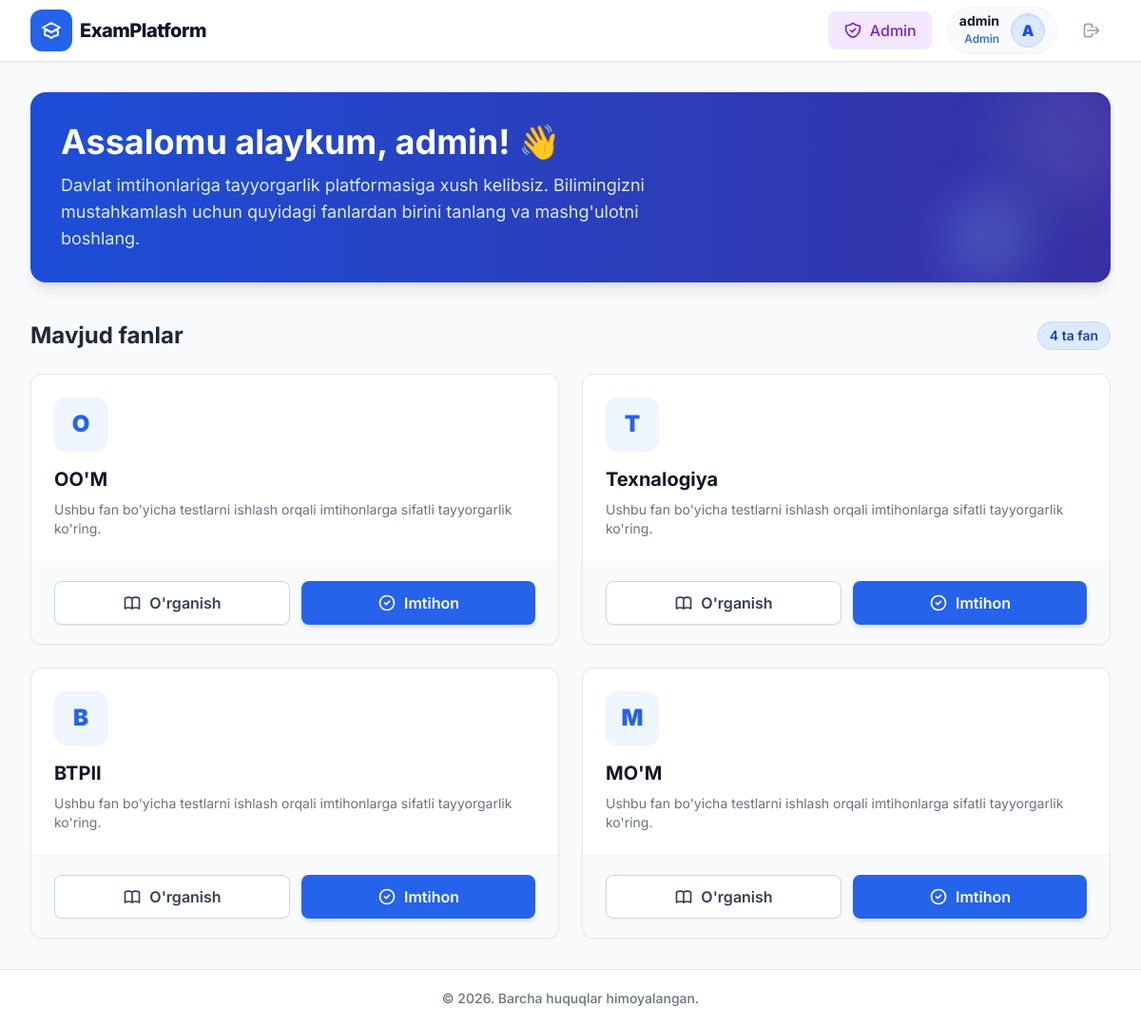
The app's page / (signed in) with its own data.
### quiz/models.py (models this page shows, shortened)
class Subject(models.Model):
    name = models.CharField(max_length=100, verbose_name="Fan nomi")
    description = models.TextField(verbose_name="Fan tavsifi", blank=True)

### quiz/views.py (the view)
# urls.py: path('', views.HomeView.as_view(), name='home'),
class HomeView(LoginRequiredMixin, ListView):
    model = Subject
    template_name = 'home.html'
    context_object_name = 'subjects'

### templates/home.html (shortened to what this page needs)
{% extends 'base.html' %}
{% block content %}
<div class="bg-gradient-to-r from-blue-700 to-indigo-800 rounded-2xl p-8 mb-10 text-white shadow-lg relative overflow-hidden">
    <div class="absolute top-0 right-0 -mt-4 -mr-4 w-32 h-32 bg-white opacity-10 rounded-full blur-2xl"></div>
    <div class="absolute bottom-0 right-20 w-24 h-24 bg-blue-300 opacity-20 rounded-full blur-xl"></div>
    <div class="relative z-10">
        <h1 class="text-3xl sm:text-4xl font-bold mb-3">Assalomu alaykum, {{ request.user.username }}! 👋</h1>
        <p class="text-blue-100 text-lg max-w-2xl">
            Davlat imtihonlariga tayyorgarlik platformasiga xush kelibsiz. Bilimingizni mustahkamlash uchun quyidagi fanlardan birini tanlang va mashg'ulotni boshlang.
        </p>
    </div>
</div>
<div class="mb-6 flex items-center justify-between">
    <h2 class="text-2xl font-bold text-gray-800">Mavjud fanlar</h2>
    <span class="bg-blue-100 text-blue-800 text-sm font-semibold px-3 py-1 rounded-full border border-blue-200">
        {{ subjects|length }} ta fan
    </span>
</div>
<div class="grid grid-cols-1 md:grid-cols-2 gap-6">
    {% for subject in subjects %}
    <div class="bg-white rounded-xl border border-gray-200 shadow-sm hover:shadow-xl transition-all duration-300 overflow-hidden flex flex-col group">
        <div class="p-6 flex-grow">
            <div class="flex items-center justify-between mb-4">
                <div class="h-14 w-14 bg-blue-50 text-blue-600 rounded-xl flex items-center justify-center text-2xl font-black group-hover:bg-blue-600 group-hover:text-white transition-colors duration-300 shadow-sm">
                    {{ subject.name|make_list|first|upper }}
                </div>
            </div>
            <h3 class="text-xl font-bold text-gray-900 mb-2">{{ subject.name }}</h3>
            <p class="text-gray-500 text-sm line-clamp-2">
                {{ subject.description|default:"Ushbu fan bo'yicha testlarni ishlash orqali imtihonlarga sifatli tayyorgarlik ko'ring." }}
            </p>
        </div>
        <div class="bg-gray-50 px-6 py-5 border-t border-gray-100 flex flex-col sm:flex-row gap-3">
            <a href="{% url 'learn_mode' subject.id %}" class="flex-1 bg-white border border-gray-300 text-gray-700 hover:bg-gray-100 hover:text-blue-700 hover:border-blue-300 font-semibold py-2.5 px-4 rounded-lg text-center transition duration-200 flex items-center justify-center gap-2 shadow-sm">
                O'rganish
            </a>
            <a href="{% url 'exam_mode' subject.id %}" class="flex-1 bg-blue-600 hover:bg-blue-700 text-white font-semibold py-2.5 px-4 rounded-lg text-center transition duration-200 flex items-center justify-center gap-2 shadow-md hover:shadow-lg">
                <svg class="w-5 h-5" fill="none" stroke="currentColor" viewBox="0 0 24 24">
                    <path stroke-linecap="round" stroke-linejoin="round" stroke-width="2" d="M9 12l2 2 4-4m6 2a9 9 0 11-18 0 9 9 0 0118 0z"></path>
                </svg>
                Imtihon
            </a>
        </div>
    </div>
    {% endfor %}
</div>
{% endblock %}

### templates/base.html (shortened to what this page needs)
{% load static %}
<!DOCTYPE html>
<html lang="uz">
<head>
    <script src="https://cdn.tailwindcss.com"></script>
    <link rel="stylesheet" href="{% static 'css/quiz.css' %}">
</head>
<body class="bg-gray-50 text-gray-800 antialiased flex flex-col min-h-screen">
    <nav class="bg-white shadow-sm border-b border-gray-200 sticky top-0 z-50">
        <div class="max-w-7xl mx-auto px-4 sm:px-6 lg:px-8">
            <div class="flex justify-between h-16">
                <div class="flex items-center">
                    <a href="{% url 'home' %}" class="flex items-center gap-2 group">
                        <div class="bg-blue-600 text-white p-2.5 rounded-xl group-hover:bg-blue-700 transition-smooth shadow-sm">
                        </div>
                        <span class="text-xl font-extrabold text-gray-900 tracking-tight group-hover:text-blue-700 transition-smooth">ExamPlatform</span>
                    </a>
                </div>
                <div class="flex items-center space-x-2 sm:space-x-4">
                    {% if user.is_authenticated %}
                    {% if user.is_superuser %}
                    <a href="{% url 'dashboard' %}" class="bg-purple-100 hover:bg-purple-200 text-purple-700 font-medium py-2 px-4 rounded-lg transition duration-200 flex items-center gap-2">
                        Admin
                    </a>
                    {% endif %}
                    <div class="flex items-center gap-3 bg-gray-50 py-1.5 px-3 rounded-full border border-gray-100">
                        <div class="hidden sm:block text-right">
                            <p class="text-sm font-bold text-gray-900 leading-none">{{ user.username }}</p>
                            <p class="text-xs text-blue-600 font-medium mt-1">{% if user.is_superuser %}Admin{% else %}O'quvchi{% endif %}</p>
                        </div>
                        <div class="h-9 w-9 rounded-full bg-blue-100 border border-blue-200 flex items-center justify-center text-blue-700 font-black shadow-inner">
                            {{ user.username|make_list|first|upper }}
                        </div>
                    </div>
                    <form method="POST" action="{% url 'logout' %}" class="inline m-0 p-0">
                        <button type="submit" class="text-gray-400 hover:text-red-600 hover:bg-red-50 p-2.5 rounded-xl transition-smooth" title="Tizimdan chiqish">
                            <svg class="w-5 h-5" fill="none" stroke="currentColor" viewBox="0 0 24 24">
                                <path stroke-linecap="round" stroke-linejoin="round" stroke-width="2" d="M17 16l4-4m0 0l-4-4m4 4H7m6 4v1a3 3 0 01-3 3H6a3 3 0 01-3-3V7a3 3 0 013-3h4a3 3 0 013 3v1"></path>
                            </svg>
                        </button>
                    </form>
                    {% endif %}
                </div>
            </div>
        </div>
    </nav>
    <main class="flex-grow max-w-7xl mx-auto px-4 sm:px-6 lg:px-8 py-8 w-full">
        {% block content %}
        {% endblock %}
    </main>
    <footer class="bg-white border-t border-gray-200 mt-auto">
        <div class="max-w-7xl mx-auto py-5 px-4 sm:px-6 lg:px-8">
            <p class="text-center text-sm font-medium text-gray-500">
                &copy; 2026. Barcha huquqlar himoyalangan.
            </p>
        </div>
    </footer>
</body>
</html>

### templates/base.html (style rules this page uses)
body { font-family: 'Inter', sans-serif; }
.transition-smooth { transition: all 0.3s cubic-bezier(0.4, 0, 0.2, 1); }

### records on screen
Subject: name|make_list "O", name "OO'M", description "Ushbu fan bo'yicha testlarni ishlash orqali imtihonlarga sifatli tayyorgarlik ko'ring."
Subject: name|make_list "T", name "Texnalogiya", description "Ushbu fan bo'yicha testlarni ishlash orqali imtihonlarga sifatli tayyorgarlik ko'ring."
Subject: name|make_list "B", name "BTPII", description "Ushbu fan bo'yicha testlarni ishlash orqali imtihonlarga sifatli tayyorgarlik ko'ring."
Subject: name|make_list "M", name "MO'M", description "Ushbu fan bo'yicha testlarni ishlash orqali imtihonlarga sifatli tayyorgarlik ko'ring."

### other values on screen
{{ user.username }} "admin"
{{ user.username|make_list|first|upper }} "A"
{{ request.user.username }} "admin"
{{ subjects|length }} "4"
